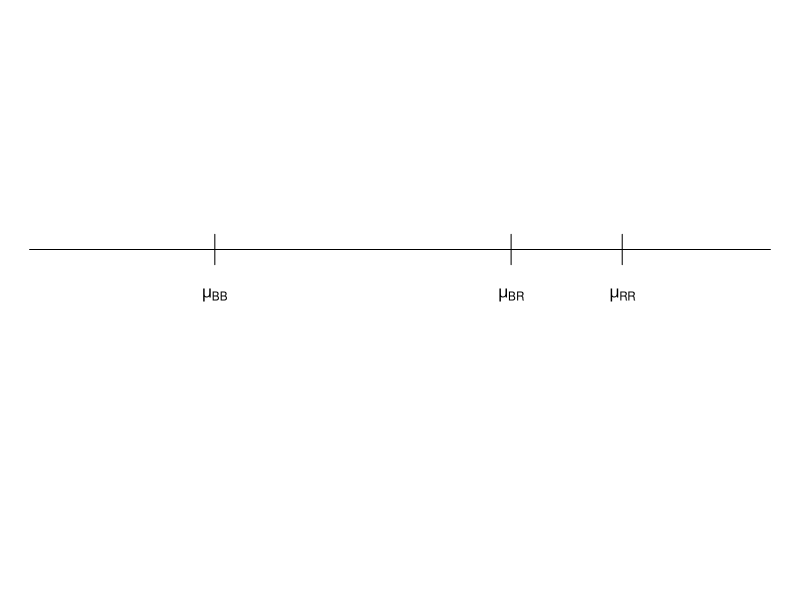
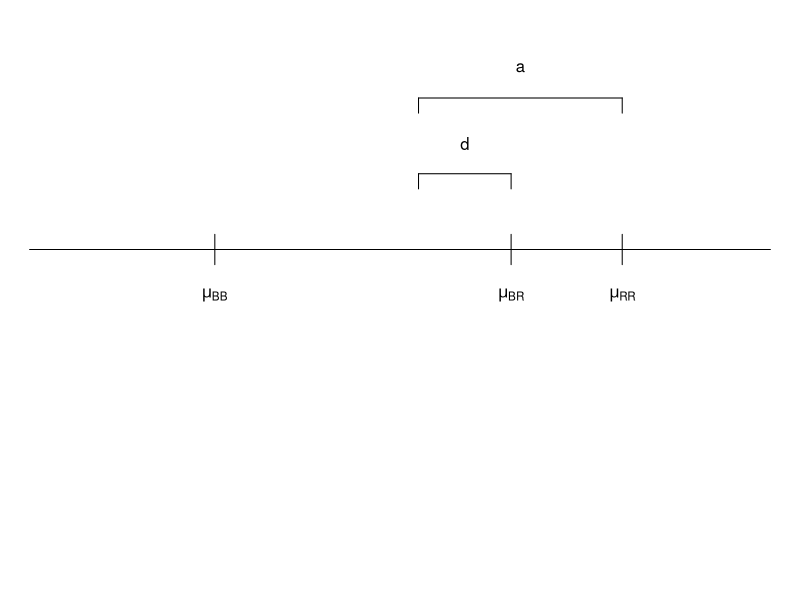

The R source for these figures, in order:
# illustration of QTL effects

pdf("../Figs/effect_illustrationA.pdf", height=3, width=5,
    pointsize=20)
par(mar=rep(0,4), bty="n")
plot(0,0,type="n", xlim=c(0,100), ylim=c(0,110),
     xaxt="n", yaxt="n", xlab="", ylab="")

x <- c(25, 65, 80)
xmid <- mean(x[c(1,3)])
y <- c(65, 80, 95)
yd <- 3

segments(0, y[1], 100, y[1])
for(i in 1:3) {
    segments(x[i], y[1]-yd, x[i], y[1]+yd)
}
text(x[1], y[1]-3*yd, expression(mu[BB]))
text(x[2], y[1]-3*yd, expression(mu[BR]))
text(x[3], y[1]-3*yd, expression(mu[RR]))

dev.off()



pdf("../Figs/effect_illustrationB.pdf", height=3, width=5,
    pointsize=20)
par(mar=rep(0,4), bty="n")
plot(0,0,type="n", xlim=c(0,100), ylim=c(0,110),
     xaxt="n", yaxt="n", xlab="", ylab="")

x <- c(25, 65, 80)
xmid <- mean(x[c(1,3)])
y <- c(65, 80, 95)
yd <- 3

segments(0, y[1], 100, y[1])
for(i in 1:3) {
    segments(x[i], y[1]-yd, x[i], y[1]+yd)
}
text(x[1], y[1]-3*yd, expression(mu[BB]))
text(x[2], y[1]-3*yd, expression(mu[BR]))
text(x[3], y[1]-3*yd, expression(mu[RR]))

segments(xmid, y[2], x[2], y[2])
for(xx in c(xmid, x[2]))
    segments(xx, y[2], xx, y[2]-yd)
segments(xmid, y[3], x[3], y[3])
for(xx in c(xmid, x[3]))
    segments(xx, y[3], xx, y[3]-yd)
yd <- 6
text(mean(c(xmid, x[2])), y[2]+yd, "d")
text(mean(c(xmid, x[3])), y[3]+yd, "a")

dev.off()
